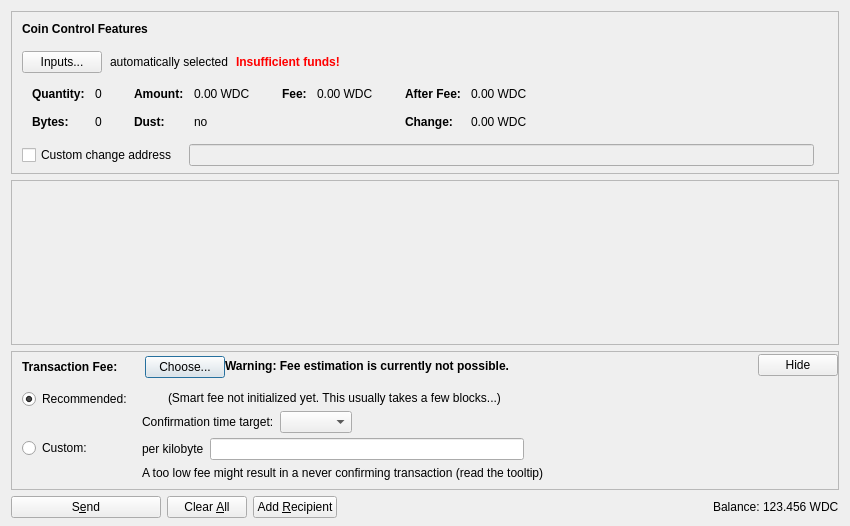
<?xml version="1.0" encoding="UTF-8"?>
<ui version="4.0">
 <class>SendCoinsDialog</class>
 <widget class="QDialog" name="SendCoinsDialog">
  <property name="geometry">
   <rect>
    <x>0</x>
    <y>0</y>
    <width>850</width>
    <height>526</height>
   </rect>
  </property>
  <property name="windowTitle">
   <string>Send Coins</string>
  </property>
  <layout class="QVBoxLayout" name="verticalLayout" stretch="0,1,0,0">
   <property name="bottomMargin">
    <number>8</number>
   </property>
   <item>
    <widget class="QFrame" name="frameCoinControl">
     <property name="sizePolicy">
      <sizepolicy hsizetype="Expanding" vsizetype="Expanding">
       <horstretch>0</horstretch>
       <verstretch>0</verstretch>
      </sizepolicy>
     </property>
     <property name="maximumSize">
      <size>
       <width>16777215</width>
       <height>16777215</height>
      </size>
     </property>
     <property name="frameShape">
      <enum>QFrame::StyledPanel</enum>
     </property>
     <property name="frameShadow">
      <enum>QFrame::Sunken</enum>
     </property>
     <layout class="QVBoxLayout" name="verticalLayoutCoinControl2">
      <property name="spacing">
       <number>0</number>
      </property>
      <property name="leftMargin">
       <number>0</number>
      </property>
      <property name="topMargin">
       <number>0</number>
      </property>
      <property name="rightMargin">
       <number>0</number>
      </property>
      <property name="bottomMargin">
       <number>6</number>
      </property>
      <item>
       <layout class="QVBoxLayout" name="verticalLayoutCoinControl" stretch="0,0,0,0,1">
        <property name="spacing">
         <number>0</number>
        </property>
        <property name="leftMargin">
         <number>10</number>
        </property>
        <property name="topMargin">
         <number>10</number>
        </property>
        <item>
         <layout class="QHBoxLayout" name="horizontalLayoutCoinControl1">
          <property name="bottomMargin">
           <number>15</number>
          </property>
          <item>
           <widget class="QLabel" name="labelCoinControlFeatures">
            <property name="sizePolicy">
             <sizepolicy hsizetype="Preferred" vsizetype="Maximum">
              <horstretch>0</horstretch>
              <verstretch>0</verstretch>
             </sizepolicy>
            </property>
            <property name="font">
             <font>
              <weight>75</weight>
              <bold>true</bold>
             </font>
            </property>
            <property name="styleSheet">
             <string notr="true">font-weight:bold;</string>
            </property>
            <property name="text">
             <string>Coin Control Features</string>
            </property>
           </widget>
          </item>
         </layout>
        </item>
        <item>
         <layout class="QHBoxLayout" name="horizontalLayoutCoinControl2" stretch="0,0,0,0">
          <property name="spacing">
           <number>8</number>
          </property>
          <property name="bottomMargin">
           <number>10</number>
          </property>
          <item>
           <widget class="QPushButton" name="pushButtonCoinControl">
            <property name="styleSheet">
             <string notr="true"/>
            </property>
            <property name="text">
             <string>Inputs...</string>
            </property>
            <property name="autoDefault">
             <bool>false</bool>
            </property>
           </widget>
          </item>
          <item>
           <widget class="QLabel" name="labelCoinControlAutomaticallySelected">
            <property name="text">
             <string>automatically selected</string>
            </property>
            <property name="margin">
             <number>5</number>
            </property>
           </widget>
          </item>
          <item>
           <widget class="QLabel" name="labelCoinControlInsuffFunds">
            <property name="font">
             <font>
              <weight>75</weight>
              <bold>true</bold>
             </font>
            </property>
            <property name="styleSheet">
             <string notr="true">color:red;font-weight:bold;</string>
            </property>
            <property name="text">
             <string>Insufficient funds!</string>
            </property>
            <property name="margin">
             <number>5</number>
            </property>
           </widget>
          </item>
          <item>
           <spacer name="horizontalSpacerCoinControl">
            <property name="orientation">
             <enum>Qt::Horizontal</enum>
            </property>
            <property name="sizeHint" stdset="0">
             <size>
              <width>40</width>
              <height>1</height>
             </size>
            </property>
           </spacer>
          </item>
         </layout>
        </item>
        <item>
         <widget class="QWidget" name="widgetCoinControl" native="true">
          <property name="sizePolicy">
           <sizepolicy hsizetype="Preferred" vsizetype="Preferred">
            <horstretch>0</horstretch>
            <verstretch>0</verstretch>
           </sizepolicy>
          </property>
          <property name="minimumSize">
           <size>
            <width>0</width>
            <height>0</height>
           </size>
          </property>
          <property name="styleSheet">
           <string notr="true"/>
          </property>
          <layout class="QHBoxLayout" name="horizontalLayoutCoinControl5">
           <property name="leftMargin">
            <number>0</number>
           </property>
           <property name="topMargin">
            <number>0</number>
           </property>
           <property name="rightMargin">
            <number>0</number>
           </property>
           <property name="bottomMargin">
            <number>0</number>
           </property>
           <item>
            <layout class="QHBoxLayout" name="horizontalLayoutCoinControl3" stretch="0,0,0,1">
             <property name="spacing">
              <number>20</number>
             </property>
             <property name="topMargin">
              <number>0</number>
             </property>
             <property name="bottomMargin">
              <number>10</number>
             </property>
             <item>
              <layout class="QFormLayout" name="formLayoutCoinControl1">
               <property name="horizontalSpacing">
                <number>10</number>
               </property>
               <property name="verticalSpacing">
                <number>14</number>
               </property>
               <property name="leftMargin">
                <number>10</number>
               </property>
               <property name="topMargin">
                <number>4</number>
               </property>
               <property name="rightMargin">
                <number>6</number>
               </property>
               <item row="0" column="0">
                <widget class="QLabel" name="labelCoinControlQuantityText">
                 <property name="font">
                  <font>
                   <weight>75</weight>
                   <bold>true</bold>
                  </font>
                 </property>
                 <property name="text">
                  <string>Quantity:</string>
                 </property>
                 <property name="margin">
                  <number>0</number>
                 </property>
                </widget>
               </item>
               <item row="0" column="1">
                <widget class="QLabel" name="labelCoinControlQuantity">
                 <property name="cursor">
                  <cursorShape>IBeamCursor</cursorShape>
                 </property>
                 <property name="contextMenuPolicy">
                  <enum>Qt::ActionsContextMenu</enum>
                 </property>
                 <property name="text">
                  <string notr="true">0</string>
                 </property>
                 <property name="margin">
                  <number>0</number>
                 </property>
                 <property name="textInteractionFlags">
                  <set>Qt::LinksAccessibleByMouse|Qt::TextSelectableByKeyboard|Qt::TextSelectableByMouse</set>
                 </property>
                </widget>
               </item>
               <item row="1" column="0">
                <widget class="QLabel" name="labelCoinControlBytesText">
                 <property name="font">
                  <font>
                   <weight>75</weight>
                   <bold>true</bold>
                  </font>
                 </property>
                 <property name="text">
                  <string>Bytes:</string>
                 </property>
                </widget>
               </item>
               <item row="1" column="1">
                <widget class="QLabel" name="labelCoinControlBytes">
                 <property name="cursor">
                  <cursorShape>IBeamCursor</cursorShape>
                 </property>
                 <property name="contextMenuPolicy">
                  <enum>Qt::ActionsContextMenu</enum>
                 </property>
                 <property name="text">
                  <string notr="true">0</string>
                 </property>
                 <property name="textInteractionFlags">
                  <set>Qt::LinksAccessibleByMouse|Qt::TextSelectableByKeyboard|Qt::TextSelectableByMouse</set>
                 </property>
                </widget>
               </item>
              </layout>
             </item>
             <item>
              <layout class="QFormLayout" name="formLayoutCoinControl2">
               <property name="horizontalSpacing">
                <number>10</number>
               </property>
               <property name="verticalSpacing">
                <number>14</number>
               </property>
               <property name="leftMargin">
                <number>6</number>
               </property>
               <property name="topMargin">
                <number>4</number>
               </property>
               <property name="rightMargin">
                <number>6</number>
               </property>
               <item row="0" column="0">
                <widget class="QLabel" name="labelCoinControlAmountText">
                 <property name="font">
                  <font>
                   <weight>75</weight>
                   <bold>true</bold>
                  </font>
                 </property>
                 <property name="text">
                  <string>Amount:</string>
                 </property>
                 <property name="margin">
                  <number>0</number>
                 </property>
                </widget>
               </item>
               <item row="0" column="1">
                <widget class="QLabel" name="labelCoinControlAmount">
                 <property name="cursor">
                  <cursorShape>IBeamCursor</cursorShape>
                 </property>
                 <property name="contextMenuPolicy">
                  <enum>Qt::ActionsContextMenu</enum>
                 </property>
                 <property name="text">
                  <string notr="true">0.00 WDC</string>
                 </property>
                 <property name="textInteractionFlags">
                  <set>Qt::LinksAccessibleByMouse|Qt::TextSelectableByKeyboard|Qt::TextSelectableByMouse</set>
                 </property>
                </widget>
               </item>
               <item row="1" column="0">
                <widget class="QLabel" name="labelCoinControlLowOutputText">
                 <property name="font">
                  <font>
                   <weight>75</weight>
                   <bold>true</bold>
                  </font>
                 </property>
                 <property name="text">
                  <string>Dust:</string>
                 </property>
                </widget>
               </item>
               <item row="1" column="1">
                <widget class="QLabel" name="labelCoinControlLowOutput">
                 <property name="cursor">
                  <cursorShape>IBeamCursor</cursorShape>
                 </property>
                 <property name="contextMenuPolicy">
                  <enum>Qt::ActionsContextMenu</enum>
                 </property>
                 <property name="text">
                  <string notr="true">no</string>
                 </property>
                 <property name="textInteractionFlags">
                  <set>Qt::LinksAccessibleByMouse|Qt::TextSelectableByKeyboard|Qt::TextSelectableByMouse</set>
                 </property>
                </widget>
               </item>
              </layout>
             </item>
             <item>
              <layout class="QFormLayout" name="formLayoutCoinControl3">
               <property name="horizontalSpacing">
                <number>10</number>
               </property>
               <property name="verticalSpacing">
                <number>14</number>
               </property>
               <property name="leftMargin">
                <number>6</number>
               </property>
               <property name="topMargin">
                <number>4</number>
               </property>
               <property name="rightMargin">
                <number>6</number>
               </property>
               <item row="0" column="0">
                <widget class="QLabel" name="labelCoinControlFeeText">
                 <property name="font">
                  <font>
                   <weight>75</weight>
                   <bold>true</bold>
                  </font>
                 </property>
                 <property name="text">
                  <string>Fee:</string>
                 </property>
                 <property name="margin">
                  <number>0</number>
                 </property>
                </widget>
               </item>
               <item row="0" column="1">
                <widget class="QLabel" name="labelCoinControlFee">
                 <property name="cursor">
                  <cursorShape>IBeamCursor</cursorShape>
                 </property>
                 <property name="contextMenuPolicy">
                  <enum>Qt::ActionsContextMenu</enum>
                 </property>
                 <property name="text">
                  <string notr="true">0.00 WDC</string>
                 </property>
                 <property name="textInteractionFlags">
                  <set>Qt::LinksAccessibleByMouse|Qt::TextSelectableByKeyboard|Qt::TextSelectableByMouse</set>
                 </property>
                </widget>
               </item>
              </layout>
             </item>
             <item>
              <layout class="QFormLayout" name="formLayoutCoinControl4">
               <property name="horizontalSpacing">
                <number>10</number>
               </property>
               <property name="verticalSpacing">
                <number>14</number>
               </property>
               <property name="leftMargin">
                <number>6</number>
               </property>
               <property name="topMargin">
                <number>4</number>
               </property>
               <property name="rightMargin">
                <number>6</number>
               </property>
               <item row="0" column="0">
                <widget class="QLabel" name="labelCoinControlAfterFeeText">
                 <property name="font">
                  <font>
                   <weight>75</weight>
                   <bold>true</bold>
                  </font>
                 </property>
                 <property name="text">
                  <string>After Fee:</string>
                 </property>
                 <property name="margin">
                  <number>0</number>
                 </property>
                </widget>
               </item>
               <item row="0" column="1">
                <widget class="QLabel" name="labelCoinControlAfterFee">
                 <property name="cursor">
                  <cursorShape>IBeamCursor</cursorShape>
                 </property>
                 <property name="contextMenuPolicy">
                  <enum>Qt::ActionsContextMenu</enum>
                 </property>
                 <property name="text">
                  <string notr="true">0.00 WDC</string>
                 </property>
                 <property name="textInteractionFlags">
                  <set>Qt::LinksAccessibleByMouse|Qt::TextSelectableByKeyboard|Qt::TextSelectableByMouse</set>
                 </property>
                </widget>
               </item>
               <item row="1" column="0">
                <widget class="QLabel" name="labelCoinControlChangeText">
                 <property name="font">
                  <font>
                   <weight>75</weight>
                   <bold>true</bold>
                  </font>
                 </property>
                 <property name="text">
                  <string>Change:</string>
                 </property>
                </widget>
               </item>
               <item row="1" column="1">
                <widget class="QLabel" name="labelCoinControlChange">
                 <property name="cursor">
                  <cursorShape>IBeamCursor</cursorShape>
                 </property>
                 <property name="contextMenuPolicy">
                  <enum>Qt::ActionsContextMenu</enum>
                 </property>
                 <property name="text">
                  <string notr="true">0.00 WDC</string>
                 </property>
                 <property name="textInteractionFlags">
                  <set>Qt::LinksAccessibleByMouse|Qt::TextSelectableByKeyboard|Qt::TextSelectableByMouse</set>
                 </property>
                </widget>
               </item>
              </layout>
             </item>
            </layout>
           </item>
          </layout>
         </widget>
        </item>
        <item>
         <layout class="QHBoxLayout" name="horizontalLayoutCoinControl4" stretch="0,0,0">
          <property name="spacing">
           <number>12</number>
          </property>
          <property name="sizeConstraint">
           <enum>QLayout::SetDefaultConstraint</enum>
          </property>
          <property name="topMargin">
           <number>5</number>
          </property>
          <property name="rightMargin">
           <number>5</number>
          </property>
          <item>
           <widget class="QCheckBox" name="checkBoxCoinControlChange">
            <property name="toolTip">
             <string>If this is activated, but the change address is empty or invalid, change will be sent to a newly generated address.</string>
            </property>
            <property name="text">
             <string>Custom change address</string>
            </property>
           </widget>
          </item>
          <item>
           <widget class="QValidatedLineEdit" name="lineEditCoinControlChange">
            <property name="enabled">
             <bool>false</bool>
            </property>
            <property name="sizePolicy">
             <sizepolicy hsizetype="Expanding" vsizetype="Fixed">
              <horstretch>0</horstretch>
              <verstretch>0</verstretch>
             </sizepolicy>
            </property>
           </widget>
          </item>
          <item>
           <widget class="QLabel" name="labelCoinControlChangeLabel">
            <property name="sizePolicy">
             <sizepolicy hsizetype="Preferred" vsizetype="Expanding">
              <horstretch>0</horstretch>
              <verstretch>0</verstretch>
             </sizepolicy>
            </property>
            <property name="minimumSize">
             <size>
              <width>0</width>
              <height>0</height>
             </size>
            </property>
            <property name="text">
             <string/>
            </property>
            <property name="margin">
             <number>3</number>
            </property>
           </widget>
          </item>
         </layout>
        </item>
        <item>
         <spacer name="verticalSpacerCoinControl">
          <property name="orientation">
           <enum>Qt::Vertical</enum>
          </property>
          <property name="sizeHint" stdset="0">
           <size>
            <width>800</width>
            <height>1</height>
           </size>
          </property>
         </spacer>
        </item>
       </layout>
      </item>
     </layout>
    </widget>
   </item>
   <item>
    <widget class="QScrollArea" name="scrollArea">
     <property name="widgetResizable">
      <bool>true</bool>
     </property>
     <widget class="QWidget" name="scrollAreaWidgetContents">
      <property name="geometry">
       <rect>
        <x>0</x>
        <y>0</y>
        <width>830</width>
        <height>104</height>
       </rect>
      </property>
      <layout class="QVBoxLayout" name="verticalLayout_2" stretch="0,1">
       <property name="leftMargin">
        <number>0</number>
       </property>
       <property name="topMargin">
        <number>0</number>
       </property>
       <property name="rightMargin">
        <number>0</number>
       </property>
       <property name="bottomMargin">
        <number>0</number>
       </property>
       <item>
        <layout class="QVBoxLayout" name="entries">
         <property name="spacing">
          <number>6</number>
         </property>
        </layout>
       </item>
       <item>
        <spacer name="verticalSpacer">
         <property name="orientation">
          <enum>Qt::Vertical</enum>
         </property>
         <property name="sizeHint" stdset="0">
          <size>
           <width>20</width>
           <height>40</height>
          </size>
         </property>
        </spacer>
       </item>
      </layout>
     </widget>
    </widget>
   </item>
   <item>
    <widget class="QFrame" name="frameFee">
     <property name="sizePolicy">
      <sizepolicy hsizetype="Expanding" vsizetype="Expanding">
       <horstretch>0</horstretch>
       <verstretch>0</verstretch>
      </sizepolicy>
     </property>
     <property name="maximumSize">
      <size>
       <width>16777215</width>
       <height>16777215</height>
      </size>
     </property>
     <property name="frameShape">
      <enum>QFrame::StyledPanel</enum>
     </property>
     <property name="frameShadow">
      <enum>QFrame::Sunken</enum>
     </property>
     <layout class="QVBoxLayout" name="verticalLayoutFee1">
      <property name="spacing">
       <number>0</number>
      </property>
      <property name="leftMargin">
       <number>0</number>
      </property>
      <property name="topMargin">
       <number>0</number>
      </property>
      <property name="rightMargin">
       <number>0</number>
      </property>
      <property name="bottomMargin">
       <number>0</number>
      </property>
      <item>
       <layout class="QVBoxLayout" name="verticalLayoutFee2" stretch="0,0,0">
        <property name="spacing">
         <number>0</number>
        </property>
        <property name="leftMargin">
         <number>10</number>
        </property>
        <property name="topMargin">
         <number>0</number>
        </property>
        <item>
         <layout class="QHBoxLayout" name="horizontalLayoutFee1">
          <property name="bottomMargin">
           <number>0</number>
          </property>
          <item>
           <layout class="QVBoxLayout" name="verticalLayoutFee7">
            <property name="spacing">
             <number>0</number>
            </property>
            <item>
             <spacer name="verticalSpacerSmartFee">
              <property name="orientation">
               <enum>Qt::Vertical</enum>
              </property>
              <property name="sizeType">
               <enum>QSizePolicy::Fixed</enum>
              </property>
              <property name="sizeHint" stdset="0">
               <size>
                <width>1</width>
                <height>4</height>
               </size>
              </property>
             </spacer>
            </item>
            <item>
             <layout class="QHBoxLayout" name="horizontalLayoutSmartFee">
              <property name="spacing">
               <number>10</number>
              </property>
              <item>
               <widget class="QLabel" name="labelFeeHeadline">
                <property name="sizePolicy">
                 <sizepolicy hsizetype="Preferred" vsizetype="Maximum">
                  <horstretch>0</horstretch>
                  <verstretch>0</verstretch>
                 </sizepolicy>
                </property>
                <property name="font">
                 <font>
                  <weight>75</weight>
                  <bold>true</bold>
                 </font>
                </property>
                <property name="styleSheet">
                 <string notr="true">font-weight:bold;</string>
                </property>
                <property name="text">
                 <string>Transaction Fee:</string>
                </property>
               </widget>
              </item>
              <item>
               <widget class="QLabel" name="labelFeeMinimized">
                <property name="text">
                 <string/>
                </property>
               </widget>
              </item>
              <item>
               <widget class="QPushButton" name="buttonChooseFee">
                <property name="text">
                 <string>Choose...</string>
                </property>
               </widget>
              </item>
             </layout>
            </item>
            <item>
             <spacer name="verticalSpacer_5">
              <property name="orientation">
               <enum>Qt::Vertical</enum>
              </property>
              <property name="sizeHint" stdset="0">
               <size>
                <width>1</width>
                <height>1</height>
               </size>
              </property>
             </spacer>
            </item>
           </layout>
          </item>
          <item>
           <widget class="QLabel" name="fallbackFeeWarningLabel">
            <property name="toolTip">
             <string>Using the fallbackfee can result in sending a transaction that will take several hours or days (or never) to confirm. Consider choosing your fee manually or wait until you have validated the complete chain.</string>
            </property>
            <property name="font">
            <font>
                <weight>75</weight>
                <bold>true</bold>
            </font>
            </property>
            <property name="text">
             <string>Warning: Fee estimation is currently not possible.</string>
            </property>
            <property name="wordWrap">
             <bool>false</bool>
            </property>
           </widget>
          </item>
          <item>
           <spacer name="horizontalSpacer_4">
            <property name="orientation">
             <enum>Qt::Horizontal</enum>
            </property>
            <property name="sizeType">
             <enum>QSizePolicy::MinimumExpanding</enum>
            </property>
            <property name="sizeHint" stdset="0">
             <size>
              <width>40</width>
              <height>20</height>
             </size>
            </property>
           </spacer>
          </item>
          <item>
           <widget class="QPushButton" name="buttonMinimizeFee">
            <property name="toolTip">
             <string>collapse fee-settings</string>
            </property>
            <property name="text">
             <string>Hide</string>
            </property>
           </widget>
          </item>
         </layout>
        </item>
        <item>
         <widget class="QFrame" name="frameFeeSelection">
          <layout class="QVBoxLayout" name="verticalLayoutFee12">
           <property name="spacing">
            <number>0</number>
           </property>
           <property name="leftMargin">
            <number>0</number>
           </property>
           <property name="topMargin">
            <number>0</number>
           </property>
           <property name="rightMargin">
            <number>0</number>
           </property>
           <property name="bottomMargin">
            <number>0</number>
           </property>
           <item>
            <layout class="QGridLayout" name="gridLayoutFee">
             <property name="topMargin">
              <number>10</number>
             </property>
             <property name="bottomMargin">
              <number>4</number>
             </property>
             <property name="horizontalSpacing">
              <number>10</number>
             </property>
             <property name="verticalSpacing">
              <number>4</number>
             </property>
             <item row="1" column="1">
              <layout class="QVBoxLayout" name="verticalLayoutFee8">
               <property name="spacing">
                <number>6</number>
               </property>
               <item>
                <layout class="QHBoxLayout" name="horizontalLayoutFee13">
                 <item>
                  <widget class="QLabel" name="labelCustomPerKilobyte">
                   <property name="toolTip">
                    <string>Specify a custom fee per kB (1,000 bytes) of the transaction's virtual size.

Note:  Since the fee is calculated on a per-byte basis, a fee of "100 satoshis per kB" for a transaction size of 500 bytes (half of 1 kB) would ultimately yield a fee of only 50 satoshis.</string>
                   </property>
                   <property name="text">
                    <string>per kilobyte</string>
                   </property>
                  </widget>
                 </item>
                 <item>
                  <widget class="BitcoinAmountField" name="customFee"/>
                 </item>
                 <item>
                  <spacer name="horizontalSpacer_6">
                   <property name="orientation">
                    <enum>Qt::Horizontal</enum>
                   </property>
                   <property name="sizeHint" stdset="0">
                    <size>
                     <width>1</width>
                     <height>1</height>
                    </size>
                   </property>
                  </spacer>
                 </item>
                </layout>
               </item>
               <item>
                <layout class="QHBoxLayout" name="horizontalLayoutFee8">
                 <item>
                  <widget class="QLabel" name="labelCustomFeeWarning">
                   <property name="enabled">
                    <bool>true</bool>
                   </property>
                   <property name="toolTip">
                    <string>When there is less transaction volume than space in the blocks, miners as well as relaying nodes may enforce a minimum fee. Paying only this minimum fee is just fine, but be aware that this can result in a never confirming transaction once there is more demand for worldcoin transactions than the network can process.</string>
                   </property>
                   <property name="text">
                    <string>A too low fee might result in a never confirming transaction (read the tooltip)</string>
                   </property>
                  </widget>
                 </item>
                 <item>
                  <spacer name="horizontalSpacer_2">
                   <property name="orientation">
                    <enum>Qt::Horizontal</enum>
                   </property>
                   <property name="sizeHint" stdset="0">
                    <size>
                     <width>1</width>
                     <height>1</height>
                    </size>
                   </property>
                  </spacer>
                 </item>
                </layout>
               </item>
              </layout>
             </item>
             <item row="0" column="0">
              <layout class="QVBoxLayout" name="verticalLayoutFee4" stretch="0,1">
               <item>
                <widget class="QRadioButton" name="radioSmartFee">
                 <property name="text">
                  <string>Recommended:</string>
                 </property>
                 <property name="checked">
                  <bool>true</bool>
                 </property>
                 <attribute name="buttonGroup">
                  <string notr="true">groupFee</string>
                 </attribute>
                </widget>
               </item>
               <item>
                <spacer name="verticalSpacer_2">
                 <property name="orientation">
                  <enum>Qt::Vertical</enum>
                 </property>
                 <property name="sizeHint" stdset="0">
                  <size>
                   <width>1</width>
                   <height>1</height>
                  </size>
                 </property>
                </spacer>
               </item>
              </layout>
             </item>
             <item row="1" column="0">
              <layout class="QVBoxLayout" name="verticalLayoutFee9" stretch="0,1">
               <item>
                <widget class="QRadioButton" name="radioCustomFee">
                 <property name="text">
                  <string>Custom:</string>
                 </property>
                 <attribute name="buttonGroup">
                  <string notr="true">groupFee</string>
                 </attribute>
                </widget>
               </item>
               <item>
                <spacer name="verticalSpacer_6">
                 <property name="orientation">
                  <enum>Qt::Vertical</enum>
                 </property>
                 <property name="sizeHint" stdset="0">
                  <size>
                   <width>1</width>
                   <height>1</height>
                  </size>
                 </property>
                </spacer>
               </item>
              </layout>
             </item>
             <item row="0" column="1">
              <layout class="QVBoxLayout" name="verticalLayoutFee3" stretch="0,0,1">
               <property name="spacing">
                <number>6</number>
               </property>
               <property name="topMargin">
                <number>2</number>
               </property>
               <item>
                <layout class="QHBoxLayout" name="horizontalLayoutFee12">
                 <item>
                  <widget class="QLabel" name="labelSmartFee">
                   <property name="text">
                    <string/>
                   </property>
                  </widget>
                 </item>
                 <item>
                  <widget class="QLabel" name="labelFeeEstimation">
                   <property name="text">
                    <string/>
                   </property>
                  </widget>
                 </item>
                 <item>
                  <widget class="QLabel" name="labelSmartFee2">
                   <property name="text">
                    <string>(Smart fee not initialized yet. This usually takes a few blocks...)</string>
                   </property>
                  </widget>
                 </item>
                 <item>
                  <spacer name="horizontalSpacer_5">
                   <property name="orientation">
                    <enum>Qt::Horizontal</enum>
                   </property>
                   <property name="sizeHint" stdset="0">
                    <size>
                     <width>1</width>
                     <height>1</height>
                    </size>
                   </property>
                  </spacer>
                 </item>
                </layout>
               </item>
               <item>
                <layout class="QHBoxLayout" name="horizontalLayoutFee9">
                 <item>
                  <layout class="QVBoxLayout" name="verticalLayoutFee6">
                   <item>
                    <widget class="QLabel" name="labelSmartFee3">
                     <property name="text">
                      <string>Confirmation time target:</string>
                     </property>
                    </widget>
                   </item>
                  </layout>
                 </item>
                 <item>
                  <layout class="QVBoxLayout" name="verticalLayoutFee5">
                   <property name="rightMargin">
                    <number>30</number>
                   </property>
                   <item>
                    <layout class="QHBoxLayout" name="horizontalLayoutConfTarget">
                     <property name="bottomMargin">
                      <number>0</number>
                     </property>
                     <item>
                      <widget class="QComboBox" name="confTargetSelector"/>
                     </item>
                     <item>
                      <spacer name="horizontalSpacerConfTarget">
                       <property name="orientation">
                        <enum>Qt::Horizontal</enum>
                       </property>
                       <property name="sizeHint" stdset="0">
                        <size>
                         <width>40</width>
                         <height>20</height>
                        </size>
                       </property>
                      </spacer>
                     </item>
                    </layout>
                   </item>
                  </layout>
                 </item>
                </layout>
               </item>
               <item>
                <spacer name="verticalSpacer_4">
                 <property name="orientation">
                  <enum>Qt::Vertical</enum>
                 </property>
                 <property name="sizeHint" stdset="0">
                  <size>
                   <width>1</width>
                   <height>1</height>
                  </size>
                 </property>
                </spacer>
               </item>
              </layout>
             </item>
            </layout>
           </item>
          </layout>
         </widget>
        </item>
        <item>
         <spacer name="verticalSpacerFee">
          <property name="orientation">
           <enum>Qt::Vertical</enum>
          </property>
          <property name="sizeHint" stdset="0">
           <size>
            <width>40</width>
            <height>5</height>
           </size>
          </property>
         </spacer>
        </item>
       </layout>
      </item>
     </layout>
    </widget>
   </item>
   <item>
    <layout class="QHBoxLayout" name="horizontalLayout">
     <item>
      <widget class="QPushButton" name="sendButton">
       <property name="minimumSize">
        <size>
         <width>150</width>
         <height>0</height>
        </size>
       </property>
       <property name="toolTip">
        <string>Confirm the send action</string>
       </property>
       <property name="text">
        <string>S&amp;end</string>
       </property>
       <property name="icon">
        <iconset resource="../bitcoin.qrc">
         <normaloff>:/icons/send</normaloff>:/icons/send</iconset>
       </property>
       <property name="autoDefault">
        <bool>false</bool>
       </property>
       <property name="default">
        <bool>false</bool>
       </property>
      </widget>
     </item>
     <item>
      <widget class="QPushButton" name="clearButton">
       <property name="sizePolicy">
        <sizepolicy hsizetype="Minimum" vsizetype="Fixed">
         <horstretch>0</horstretch>
         <verstretch>0</verstretch>
        </sizepolicy>
       </property>
       <property name="toolTip">
        <string>Clear all fields of the form.</string>
       </property>
       <property name="text">
        <string>Clear &amp;All</string>
       </property>
       <property name="icon">
        <iconset resource="../bitcoin.qrc">
         <normaloff>:/icons/remove</normaloff>:/icons/remove</iconset>
       </property>
       <property name="autoDefault">
        <bool>false</bool>
       </property>
      </widget>
     </item>
     <item>
      <widget class="QPushButton" name="addButton">
       <property name="toolTip">
        <string>Send to multiple recipients at once</string>
       </property>
       <property name="text">
        <string>Add &amp;Recipient</string>
       </property>
       <property name="icon">
        <iconset resource="../bitcoin.qrc">
         <normaloff>:/icons/add</normaloff>:/icons/add</iconset>
       </property>
       <property name="autoDefault">
        <bool>false</bool>
       </property>
      </widget>
     </item>
     <item>
      <spacer name="horizontalSpacer">
       <property name="orientation">
        <enum>Qt::Horizontal</enum>
       </property>
       <property name="sizeHint" stdset="0">
        <size>
         <width>40</width>
         <height>20</height>
        </size>
       </property>
      </spacer>
     </item>
     <item>
      <layout class="QHBoxLayout" name="horizontalLayout_2">
       <property name="spacing">
        <number>3</number>
       </property>
       <item>
        <widget class="QLabel" name="label">
         <property name="sizePolicy">
          <sizepolicy hsizetype="Preferred" vsizetype="Fixed">
           <horstretch>0</horstretch>
           <verstretch>0</verstretch>
          </sizepolicy>
         </property>
         <property name="text">
          <string>Balance:</string>
         </property>
        </widget>
       </item>
       <item>
        <widget class="QLabel" name="labelBalance">
         <property name="sizePolicy">
          <sizepolicy hsizetype="Preferred" vsizetype="Fixed">
           <horstretch>0</horstretch>
           <verstretch>0</verstretch>
          </sizepolicy>
         </property>
         <property name="cursor">
          <cursorShape>IBeamCursor</cursorShape>
         </property>
         <property name="text">
          <string notr="true">123.456 WDC</string>
         </property>
         <property name="textInteractionFlags">
          <set>Qt::LinksAccessibleByMouse|Qt::TextSelectableByKeyboard|Qt::TextSelectableByMouse</set>
         </property>
        </widget>
       </item>
      </layout>
     </item>
    </layout>
   </item>
  </layout>
 </widget>
 <customwidgets>
  <customwidget>
   <class>QValidatedLineEdit</class>
   <extends>QLineEdit</extends>
   <header>qt/qvalidatedlineedit.h</header>
  </customwidget>
  <customwidget>
   <class>BitcoinAmountField</class>
   <extends>QLineEdit</extends>
   <header>qt/bitcoinamountfield.h</header>
   <container>1</container>
  </customwidget>
 </customwidgets>
 <resources>
  <include location="../bitcoin.qrc"/>
 </resources>
 <connections/>
 <buttongroups>
  <buttongroup name="groupFee"/>
 </buttongroups>
</ui>
